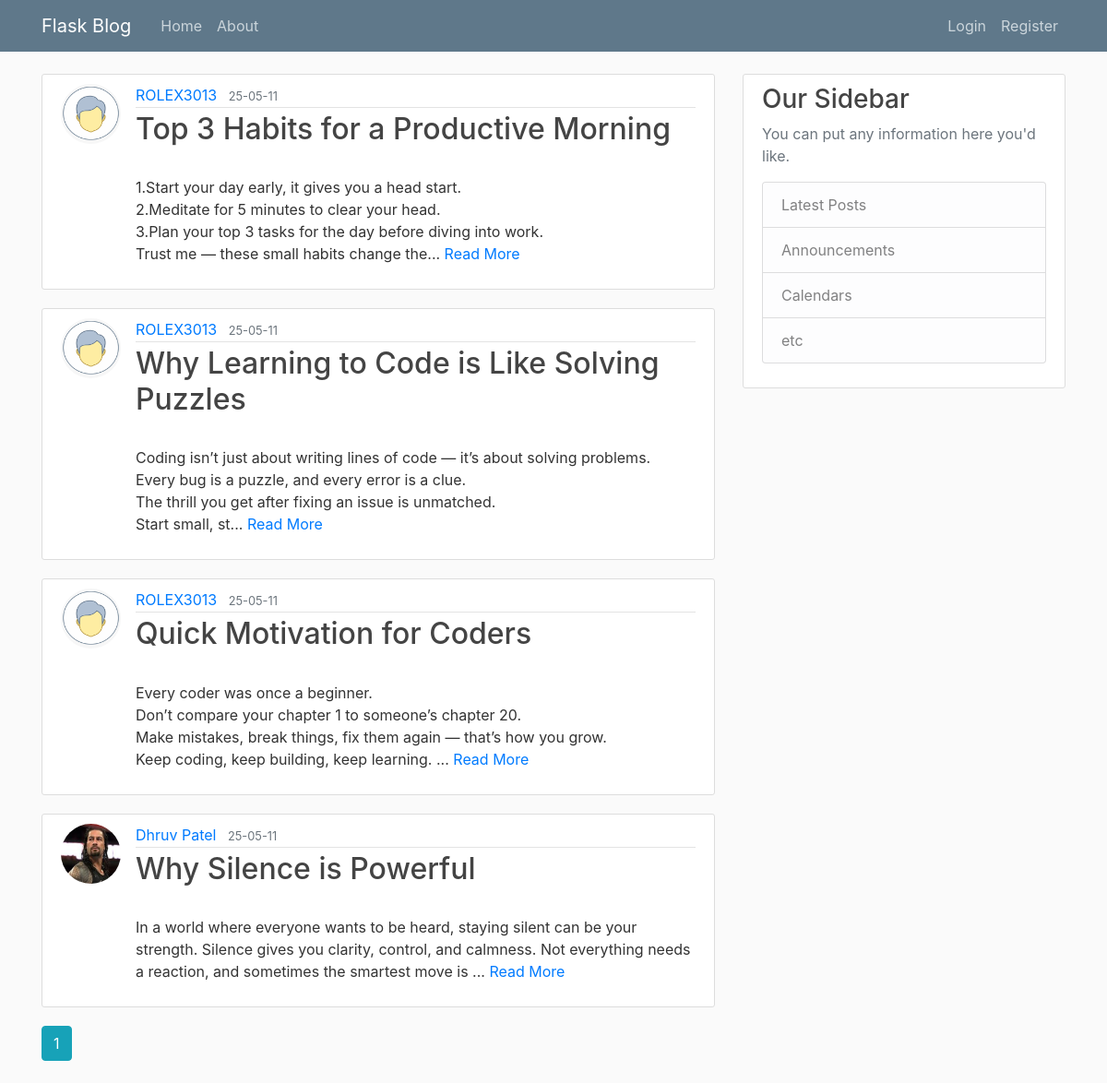
The page / on the database its author committed.
### flaskblog/models.py (models this page shows, shortened)
class Post(db.Model):
    id = db.Column(db.Integer, primary_key=True)
    title=db.Column(db.String(100),nullable=False)
    date_posted=db.Column(db.DateTime,nullable=False,default=datetime.utcnow)
    content=db.Column(db.Text,nullable=False)
    user_id=db.Column(db.Integer,db.ForeignKey('user.id'),nullable=False)

class User(db.Model,UserMixin):
    id = db.Column(db.Integer,primary_key=True)
    username= db.Column(db.String(20),unique=True,nullable=False)
    email = db.Column(db.String(120), unique=True, nullable=False)
    image_file = db.Column(db.String(20), nullable=False,default="default.jpg")
    password = db.Column(db.String(60), nullable=False)
    posts=db.relationship('Post',backref='author',lazy=True) # cascade="all, delete"   ad this to if you want to delete all post when the user  deleted.

### flaskblog/main/routes.py (the view)
@main.route("/")
def home():
    page=request.args.get('page',1,type=int)
    posts=Post.query.order_by(Post.date_posted.desc()).paginate(page=page,per_page=5)
    return render_template('home.html',posts=posts)

### flaskblog/templates/home.html
{% extends "layout.html" %}
{% block content %}
{% for post in posts.items %}
<article class="media content-section">
  <img class="rounded-circle article-img" src="{{ url_for('static',filename='profile_pics/' + post.author.image_file)}}">
  <div class="media-body">
    <div class="article-metadata">
      <a class="mr-2" href="{{url_for('users.user_posts',username=post.author.username)}}">{{ post.author.username }}</a>
      <small class="text-muted">{{ post.date_posted.strftime('%y-%m-%d')}}</small>
    </div>
    <h2><a class="article-title" href="{{url_for('posts.post',post_id=post.id)}}">{{ post.title }}</a></h2>
      <p class="article-content">
  {{ post.content[:200] }}{% if post.content|length > 200 %}... <a href="{{ url_for('posts.post', post_id=post.id) }}">Read More</a>{% endif %}
</p>
  </div>
</article>
{% endfor %}
{% for page_num in posts.iter_pages(left_edge=1,right_edge=1,left_current=1,right_current=1) %}
    {% if page_num %}
        {% if posts.page==page_num %}
          <a class="btn btn-info mb-4" href="{{url_for('main.home',page=page_num)}}">{{page_num}}</a>
        {% else %}
          <a class="btn btn-outline-info mb-4" href="{{url_for('main.home',page=page_num)}}">{{page_num}}</a>
        {% endif %}
    {% else %}
        ...
    {% endif %}
{% endfor%}
{% endblock %}

### flaskblog/templates/layout.html (shortened to what this page needs)
<!DOCTYPE html>
<html lang="en">
<head>
  <link href="https://cdn.jsdelivr.net/npm/bootstrap@5.0.2/dist/css/bootstrap.min.css" rel="stylesheet">
  <link href="https://maxcdn.bootstrapcdn.com/bootstrap/4.5.2/css/bootstrap.min.css" rel="stylesheet">
  <link rel="stylesheet" href="{{ url_for('static',filename='main.css')}}">
</head>
<body>
<header class="site-header">
  <nav class="navbar navbar-expand-md navbar-dark bg-steel fixed-top">
    <div class="container">
      <a class="navbar-brand mr-4" href="/">Flask Blog</a>
      <div class="collapse navbar-collapse" id="navbarToggle">
        <div class="navbar-nav mr-auto">
          <a class="nav-item nav-link" href="{{url_for('main.home')}}">Home</a>
          <a class="nav-item nav-link" href="{{url_for('main.about')}}">About</a>
        </div>
        <div class="navbar-nav">
          {%  if current_user.is_authenticated %}
            <a class="nav-item nav-link" href="{{url_for('posts.new_post')}}">New Post</a>
            <a class="nav-item nav-link" href="{{url_for('users.account')}}">Account</a>
            <a class="nav-item nav-link" href="{{url_for('users.logout')}}">Logout</a>
          {% else %}
          <a class="nav-item nav-link" href="{{url_for('users.login')}}">Login</a>
          <a class="nav-item nav-link" href="{{url_for('users.registrationForm')}}">Register</a>
            {% endif %}
        </div>
      </div>
    </div>
  </nav>
</header>
      <main role="main" class="container">
  <div class="row">
    <div class="col-md-8">
      {% block content %}{% endblock %}
    </div>
    <div class="col-md-4">
      <div class="content-section">
        <h3>Our Sidebar</h3>
        <p class='text-muted'>You can put any information here you'd like.
          <ul class="list-group">
            <li class="list-group-item list-group-item-light">Latest Posts</li>
            <li class="list-group-item list-group-item-light">Announcements</li>
            <li class="list-group-item list-group-item-light">Calendars</li>
            <li class="list-group-item list-group-item-light">etc</li>
          </ul>
        </p>
      </div>
    </div>
  </div>
</main>
</body>
</html>

### flaskblog/static/main.css (style rules this page uses)
body { background: #fafafa; color: #333333; margin-top: 5rem; }
h1, h2, h3, h4, h5, h6 { color: #444444; }
.bg-steel { background-color: #5f788a; }
.site-header .navbar-nav .nav-link { color: #cbd5db; }
.content-section { background: #ffffff; padding: 10px 20px; border: 1px solid #dddddd; border-radius: 3px; margin-bottom: 20px; }
.article-title { color: #444444; }
.article-content { white-space: pre-line; }
.article-img { height: 65px; width: 65px; margin-right: 16px; }
.article-metadata { padding-bottom: 1px; margin-bottom: 4px; border-bottom: 1px solid #e3e3e3 }

### rows shown on the page
Post: image_file (placeholder picture), author.username "ROLEX3013", date_posted "25-05-11", title "Top 3 Habits for a Productive Morning", content "1.Start your day early, it gives you a head start. 2.Meditate for 5 minutes to clear your head. 3.Plan your top 3 tasks for the day before diving into work. Trust me — these small habits change the"
Post: image_file (placeholder picture), author.username "ROLEX3013", date_posted "25-05-11", title "Why Learning to Code is Like Solving Puzzles", content "Coding isn’t just about writing lines of code — it’s about solving problems. Every bug is a puzzle, and every error is a clue. The thrill you get after fixing an issue is unmatched. Start small, st"
Post: image_file (placeholder picture), author.username "ROLEX3013", date_posted "25-05-11", title "Quick Motivation for Coders", content "Every coder was once a beginner. Don’t compare your chapter 1 to someone’s chapter 20. Make mistakes, break things, fix them again — that’s how you grow. Keep coding, keep building, keep learning."
Post: image_file (picture), author.username "Dhruv Patel", date_posted "25-05-11", title "Why Silence is Powerful", content "In a world where everyone wants to be heard, staying silent can be your strength. Silence gives you clarity, control, and calmness. Not everything needs a reaction, and sometimes the smartest move is"

### other values the page prints
{{ page_num }} "1"
